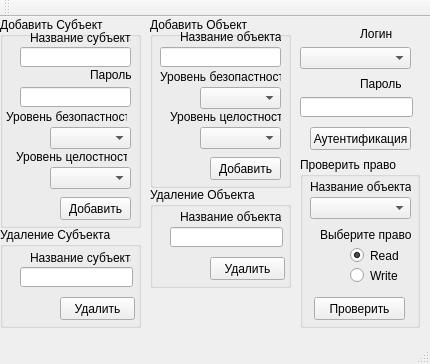
<?xml version="1.0" encoding="UTF-8"?>
<ui version="4.0">
 <class>MainWindow</class>
 <widget class="QMainWindow" name="MainWindow">
  <property name="geometry">
   <rect>
    <x>0</x>
    <y>0</y>
    <width>430</width>
    <height>364</height>
   </rect>
  </property>
  <property name="windowTitle">
   <string>MainWindow</string>
  </property>
  <widget class="QWidget" name="centralWidget">
   <widget class="QComboBox" name="comboBox_5">
    <property name="geometry">
     <rect>
      <x>300</x>
      <y>30</y>
      <width>111</width>
      <height>22</height>
     </rect>
    </property>
   </widget>
   <widget class="QLineEdit" name="lineEdit_6">
    <property name="geometry">
     <rect>
      <x>300</x>
      <y>80</y>
      <width>113</width>
      <height>20</height>
     </rect>
    </property>
    <property name="echoMode">
     <enum>QLineEdit::Password</enum>
    </property>
   </widget>
   <widget class="QPushButton" name="pushButton_5">
    <property name="geometry">
     <rect>
      <x>310</x>
      <y>110</y>
      <width>101</width>
      <height>23</height>
     </rect>
    </property>
    <property name="text">
     <string>Аутентификация</string>
    </property>
   </widget>
   <widget class="QGroupBox" name="groupBox">
    <property name="geometry">
     <rect>
      <x>0</x>
      <y>0</y>
      <width>141</width>
      <height>211</height>
     </rect>
    </property>
    <property name="title">
     <string>Добавить Субъект</string>
    </property>
    <widget class="QComboBox" name="comboBox_2">
     <property name="geometry">
      <rect>
       <x>50</x>
       <y>150</y>
       <width>81</width>
       <height>22</height>
      </rect>
     </property>
    </widget>
    <widget class="QPushButton" name="pushButton">
     <property name="geometry">
      <rect>
       <x>60</x>
       <y>180</y>
       <width>71</width>
       <height>23</height>
      </rect>
     </property>
     <property name="text">
      <string>Добавить</string>
     </property>
    </widget>
    <widget class="QLineEdit" name="lineEdit_3">
     <property name="geometry">
      <rect>
       <x>20</x>
       <y>70</y>
       <width>111</width>
       <height>20</height>
      </rect>
     </property>
    </widget>
    <widget class="QLineEdit" name="lineEdit">
     <property name="geometry">
      <rect>
       <x>20</x>
       <y>30</y>
       <width>111</width>
       <height>20</height>
      </rect>
     </property>
    </widget>
    <widget class="QComboBox" name="comboBox">
     <property name="geometry">
      <rect>
       <x>50</x>
       <y>110</y>
       <width>81</width>
       <height>22</height>
      </rect>
     </property>
    </widget>
    <widget class="QLabel" name="label">
     <property name="geometry">
      <rect>
       <x>30</x>
       <y>10</y>
       <width>101</width>
       <height>21</height>
      </rect>
     </property>
     <property name="text">
      <string>Название субъекта</string>
     </property>
    </widget>
    <widget class="QLabel" name="label_2">
     <property name="geometry">
      <rect>
       <x>90</x>
       <y>50</y>
       <width>41</width>
       <height>16</height>
      </rect>
     </property>
     <property name="text">
      <string>Пароль</string>
     </property>
    </widget>
    <widget class="QLabel" name="label_3">
     <property name="geometry">
      <rect>
       <x>6</x>
       <y>90</y>
       <width>121</width>
       <height>20</height>
      </rect>
     </property>
     <property name="text">
      <string>Уровень безопастности</string>
     </property>
    </widget>
    <widget class="QLabel" name="label_4">
     <property name="geometry">
      <rect>
       <x>16</x>
       <y>130</y>
       <width>111</width>
       <height>20</height>
      </rect>
     </property>
     <property name="text">
      <string>Уровень целостности</string>
     </property>
    </widget>
   </widget>
   <widget class="QGroupBox" name="groupBox_2">
    <property name="geometry">
     <rect>
      <x>150</x>
      <y>0</y>
      <width>141</width>
      <height>171</height>
     </rect>
    </property>
    <property name="title">
     <string>Добавить Объект</string>
    </property>
    <widget class="QLineEdit" name="lineEdit_2">
     <property name="geometry">
      <rect>
       <x>10</x>
       <y>30</y>
       <width>121</width>
       <height>20</height>
      </rect>
     </property>
    </widget>
    <widget class="QPushButton" name="pushButton_2">
     <property name="geometry">
      <rect>
       <x>60</x>
       <y>140</y>
       <width>71</width>
       <height>23</height>
      </rect>
     </property>
     <property name="text">
      <string>Добавить</string>
     </property>
    </widget>
    <widget class="QComboBox" name="comboBox_3">
     <property name="geometry">
      <rect>
       <x>50</x>
       <y>70</y>
       <width>81</width>
       <height>22</height>
      </rect>
     </property>
    </widget>
    <widget class="QComboBox" name="comboBox_4">
     <property name="geometry">
      <rect>
       <x>50</x>
       <y>110</y>
       <width>81</width>
       <height>22</height>
      </rect>
     </property>
    </widget>
    <widget class="QLabel" name="label_5">
     <property name="geometry">
      <rect>
       <x>30</x>
       <y>10</y>
       <width>101</width>
       <height>20</height>
      </rect>
     </property>
     <property name="text">
      <string>Название объекта</string>
     </property>
    </widget>
    <widget class="QLabel" name="label_6">
     <property name="geometry">
      <rect>
       <x>10</x>
       <y>50</y>
       <width>121</width>
       <height>20</height>
      </rect>
     </property>
     <property name="text">
      <string>Уровень безопастности</string>
     </property>
    </widget>
    <widget class="QLabel" name="label_7">
     <property name="geometry">
      <rect>
       <x>20</x>
       <y>90</y>
       <width>111</width>
       <height>20</height>
      </rect>
     </property>
     <property name="text">
      <string>Уровень целостности</string>
     </property>
    </widget>
   </widget>
   <widget class="QGroupBox" name="groupBox_3">
    <property name="geometry">
     <rect>
      <x>0</x>
      <y>210</y>
      <width>141</width>
      <height>101</height>
     </rect>
    </property>
    <property name="title">
     <string>Удаление Субъекта</string>
    </property>
    <widget class="QLabel" name="label_8">
     <property name="geometry">
      <rect>
       <x>30</x>
       <y>20</y>
       <width>101</width>
       <height>21</height>
      </rect>
     </property>
     <property name="text">
      <string>Название субъекта</string>
     </property>
    </widget>
    <widget class="QLineEdit" name="lineEdit_4">
     <property name="geometry">
      <rect>
       <x>20</x>
       <y>40</y>
       <width>113</width>
       <height>20</height>
      </rect>
     </property>
    </widget>
    <widget class="QPushButton" name="pushButton_3">
     <property name="geometry">
      <rect>
       <x>60</x>
       <y>70</y>
       <width>75</width>
       <height>23</height>
      </rect>
     </property>
     <property name="text">
      <string>Удалить</string>
     </property>
    </widget>
   </widget>
   <widget class="QGroupBox" name="groupBox_4">
    <property name="geometry">
     <rect>
      <x>150</x>
      <y>170</y>
      <width>141</width>
      <height>101</height>
     </rect>
    </property>
    <property name="title">
     <string>Удаление Объекта</string>
    </property>
    <widget class="QLabel" name="label_10">
     <property name="geometry">
      <rect>
       <x>30</x>
       <y>20</y>
       <width>101</width>
       <height>20</height>
      </rect>
     </property>
     <property name="text">
      <string>Название объекта</string>
     </property>
    </widget>
    <widget class="QLineEdit" name="lineEdit_5">
     <property name="geometry">
      <rect>
       <x>20</x>
       <y>40</y>
       <width>113</width>
       <height>20</height>
      </rect>
     </property>
    </widget>
    <widget class="QPushButton" name="pushButton_4">
     <property name="geometry">
      <rect>
       <x>60</x>
       <y>70</y>
       <width>75</width>
       <height>23</height>
      </rect>
     </property>
     <property name="text">
      <string>Удалить</string>
     </property>
    </widget>
   </widget>
   <widget class="QLabel" name="label_9">
    <property name="geometry">
     <rect>
      <x>360</x>
      <y>10</y>
      <width>47</width>
      <height>13</height>
     </rect>
    </property>
    <property name="text">
     <string>Логин</string>
    </property>
   </widget>
   <widget class="QLabel" name="label_11">
    <property name="geometry">
     <rect>
      <x>360</x>
      <y>60</y>
      <width>47</width>
      <height>13</height>
     </rect>
    </property>
    <property name="text">
     <string>Пароль</string>
    </property>
   </widget>
   <widget class="QGroupBox" name="groupBox_5">
    <property name="geometry">
     <rect>
      <x>300</x>
      <y>140</y>
      <width>120</width>
      <height>171</height>
     </rect>
    </property>
    <property name="title">
     <string>Проверить право</string>
    </property>
    <widget class="QComboBox" name="comboBox_6">
     <property name="geometry">
      <rect>
       <x>10</x>
       <y>40</y>
       <width>101</width>
       <height>22</height>
      </rect>
     </property>
    </widget>
    <widget class="QLabel" name="label_12">
     <property name="geometry">
      <rect>
       <x>10</x>
       <y>20</y>
       <width>101</width>
       <height>20</height>
      </rect>
     </property>
     <property name="text">
      <string>Название объекта</string>
     </property>
    </widget>
    <widget class="QRadioButton" name="radioButton">
     <property name="enabled">
      <bool>true</bool>
     </property>
     <property name="geometry">
      <rect>
       <x>50</x>
       <y>90</y>
       <width>51</width>
       <height>17</height>
      </rect>
     </property>
     <property name="acceptDrops">
      <bool>false</bool>
     </property>
     <property name="autoFillBackground">
      <bool>false</bool>
     </property>
     <property name="text">
      <string>Read</string>
     </property>
     <property name="checked">
      <bool>true</bool>
     </property>
    </widget>
    <widget class="QLabel" name="label_13">
     <property name="geometry">
      <rect>
       <x>20</x>
       <y>70</y>
       <width>91</width>
       <height>16</height>
      </rect>
     </property>
     <property name="text">
      <string>Выберите право</string>
     </property>
    </widget>
    <widget class="QRadioButton" name="radioButton_2">
     <property name="geometry">
      <rect>
       <x>50</x>
       <y>110</y>
       <width>51</width>
       <height>17</height>
      </rect>
     </property>
     <property name="text">
      <string>Write</string>
     </property>
    </widget>
    <widget class="QPushButton" name="pushButton_6">
     <property name="geometry">
      <rect>
       <x>14</x>
       <y>140</y>
       <width>91</width>
       <height>23</height>
      </rect>
     </property>
     <property name="text">
      <string>Проверить</string>
     </property>
    </widget>
   </widget>
  </widget>
  <widget class="QMenuBar" name="menuBar">
   <property name="geometry">
    <rect>
     <x>0</x>
     <y>0</y>
     <width>430</width>
     <height>21</height>
    </rect>
   </property>
  </widget>
  <widget class="QToolBar" name="mainToolBar">
   <attribute name="toolBarArea">
    <enum>TopToolBarArea</enum>
   </attribute>
   <attribute name="toolBarBreak">
    <bool>false</bool>
   </attribute>
  </widget>
  <widget class="QStatusBar" name="statusBar"/>
 </widget>
 <layoutdefault spacing="6" margin="11"/>
 <resources/>
 <connections/>
</ui>
